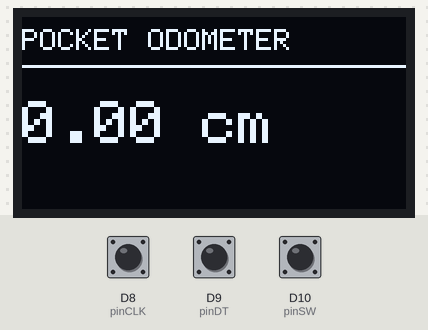
This sketch was run on a simulated Arduino MKR. Shown: 128×64 one-colour display. The test bench sets the inputs (shaded band); at power-on: D8 (pinCLK) HIGH, D10 (pinSW) HIGH, D9 (pinDT) HIGH.

Above: at 1.2 s.
1.3 s: D8 (pinCLK) pulled LOW for 0.15 s
At 2.1 s:
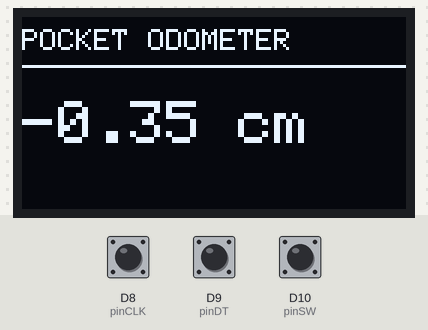
2.9 s: D10 (pinSW) pulled LOW for 0.15 s
At 3.7 s:
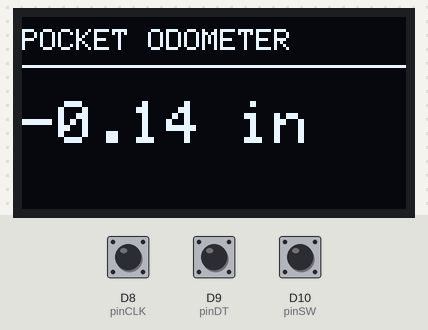
4.9 s: D8 (pinCLK) pulled LOW for 1 s
At 6.1 s:
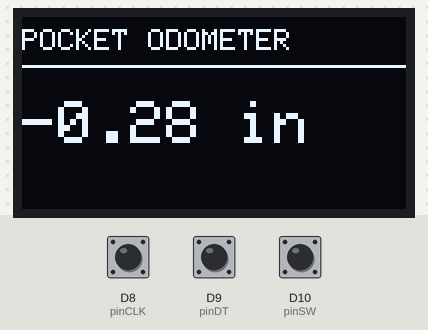
7.4 s: D10 (pinSW) pulled LOW for 1 s
At 8.4 s:
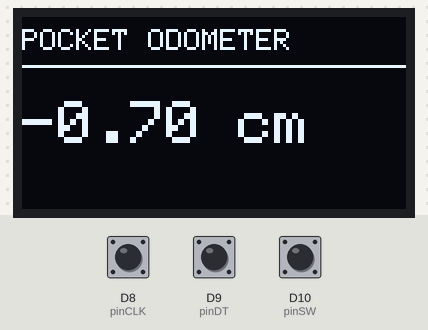
9.9 s: D10 (pinSW) pulled LOW for 3.2 s
At 11.5 s:
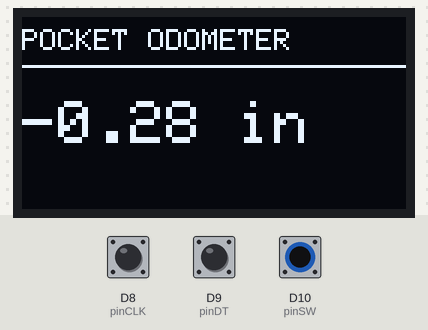
Timing chart, 0 to 13.0 s (numbered marks = the images above; inputs shaded):
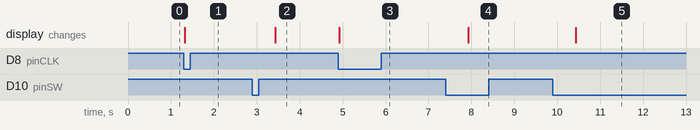

Measured:
- after the input at 1.3 s, the display: changes at once (image 1)
- after the input at 2.9 s, the display: changes after 0.53 s (image 2)
- after the input at 4.9 s, the display: changes at once (image 3)
- after the input at 7.4 s, the display: changes after 0.53 s (image 4)
- after the input at 9.9 s, the display: changes after 0.53 s (image 5)

The sketch:

DigitalPocketOdometerCode.ino
```cpp
#include <Wire.h>
#include <Adafruit_GFX.h>
#include <Adafruit_SSD1306.h>
#include <ArduinoLowPower.h>


#define SCREEN_WIDTH 128
#define SCREEN_HEIGHT 64
#define OLED_RESET    -1
#define SCREEN_ADDRESS 0x3C
Adafruit_SSD1306 display(SCREEN_WIDTH, SCREEN_HEIGHT, &Wire, OLED_RESET);

const int pinCLK = 8;
const int pinDT = 9;
const int pinSW = 10;

const float WHEEL_DIAMETER_MM = 19.50;
const float WHEEL_DIAMETER_CM = WHEEL_DIAMETER_MM / 10.0;
const float RUBBER_BAND_FACTOR = -1.15;

const float PULSES_PER_REV = 20.0;
const float WHEEL_CIRCUMFERENCE_CM = WHEEL_DIAMETER_CM * PI;
const float CM_PER_PULSE = WHEEL_CIRCUMFERENCE_CM / PULSES_PER_REV;

volatile long rotationValue = 0;
volatile bool updateDisplayFlag = true;
volatile unsigned long lastInteractionTime = 0;

volatile bool pendingSingleClick = false;
volatile unsigned long lastClickTime = 0;
const unsigned long debounceDelay = 50;
const unsigned long doubleClickWindow = 500;

bool showInches = false; // false = Centimeters, true = Inches

const unsigned long sleepTimeout = 15000;

void handleEncoder() {
  if (digitalRead(pinDT) == HIGH) {
    rotationValue++;
  } else {
    rotationValue--;
  }
  lastInteractionTime = millis();
  updateDisplayFlag = true;
}

void handleButton() {
  unsigned long currentTime = millis();

  if (currentTime - lastClickTime < debounceDelay) {
    return;
  }

  if (pendingSingleClick && (currentTime - lastClickTime <= doubleClickWindow)) {
    rotationValue = 0;
    pendingSingleClick = false;
    updateDisplayFlag = true;
    lastClickTime = 0;
  } else {
    pendingSingleClick = true;
    lastClickTime = currentTime;
  }

  lastInteractionTime = currentTime;
}

void setup() {
  pinMode(pinCLK, INPUT_PULLUP);
  pinMode(pinDT, INPUT_PULLUP);
  pinMode(pinSW, INPUT_PULLUP);

  if(!display.begin(SSD1306_SWITCHCAPVCC, SCREEN_ADDRESS)) {
    for(;;);
  }

  display.setTextColor(SSD1306_WHITE);
  display.setTextWrap(false);

  LowPower.attachInterruptWakeup(pinCLK, handleEncoder, FALLING);
  LowPower.attachInterruptWakeup(pinSW, handleButton, FALLING);

  lastInteractionTime = millis();
}

void loop() {
  unsigned long currentMillis = millis();

  if (pendingSingleClick && (currentMillis - lastClickTime > doubleClickWindow)) {
    pendingSingleClick = false;
    showInches = !showInches; // Toggle between Centimeters and Inches
    updateDisplayFlag = true;
    lastInteractionTime = currentMillis;
  }

  if (updateDisplayFlag) {
    updateDisplayFlag = false;

    float distanceCM = rotationValue * CM_PER_PULSE;
    float displayDistance = showInches ? (distanceCM / 2.54) : distanceCM;

    display.clearDisplay();

    display.setTextSize(1);
    display.setCursor(0, 4);
    display.print("POCKET ODOMETER");
    display.drawFastHLine(0, 16, SCREEN_WIDTH, SSD1306_WHITE);

    display.setTextSize(2);
    display.setCursor(0, 28);

  if (showInches) {
    display.print(displayDistance * RUBBER_BAND_FACTOR, 2);
    display.print(" in"); // Appends text right after the number
  } else {
    display.print(displayDistance* RUBBER_BAND_FACTOR, 2);
    display.print(" cm");
  }


    display.display();
  }

  if (!pendingSingleClick && (millis() - lastInteractionTime > sleepTimeout)) {

    display.ssd1306_command(SSD1306_DISPLAYOFF);

    // The program execution will completely pause exactly on this line
    LowPower.deepSleep();

    //WAKES UP HERE
    display.ssd1306_command(SSD1306_DISPLAYON);

    lastInteractionTime = millis();
    updateDisplayFlag = true;
  }
}
```
